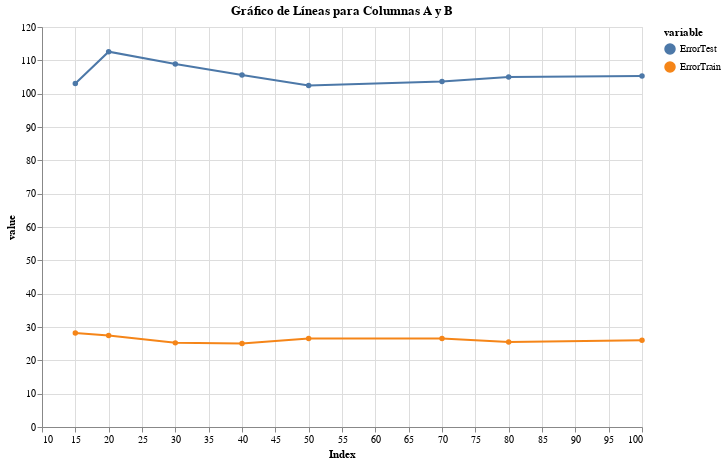

The notebook cell saved with this chart:
### Code cell
# Supongamos que tienes un DataFrame llamado 'df' con columnas "indice", "columna_A" y "columna_B"

# Convertir el DataFrame de pandas a un formato aceptado por Altair
df_altair = pd.melt(df_curve, id_vars=['Index'], value_vars=['ErrorTest', 'ErrorTrain'])

# Crear el gráfico de líneas divididas por color en Altair
line_chart = alt.Chart(df_altair).mark_line(point=True).encode(
    x='Index:Q',
    y='value:Q',
    color='variable:N'
).properties(
    width=600,
    height=400,
    title='Gráfico de Líneas para Columnas A y B'
)

# Mostrar el gráfico
line_chart

### Figure 1 — Vega-Lite specification as saved in the notebook (floating-point values rounded to 4 significant figures)
{"config": {"view": {"continuousWidth": 300, "continuousHeight": 300}}, "data": {"name": "data-9b9fc164877fb967ddd77c71fb9c4196"}, "mark": {"type": "line", "point": true}, "encoding": {"color": {"field": "variable", "type": "nominal"}, "x": {"field": "Index", "type": "quantitative"}, "y": {"field": "value", "type": "quantitative"}}, "height": 400, "title": "Gráfico de Líneas para Columnas A y B", "width": 600, "$schema": "https://vega.github.io/schema/vega-lite/v5.14.1.json", "datasets": {"data-9b9fc164877fb967ddd77c71fb9c4196": [{"Index": 15, "variable": "ErrorTest", "value": 103.1}, {"Index": 20, "variable": "ErrorTest", "value": 112.6}, {"Index": 30, "variable": "ErrorTest", "value": 108.9}, {"Index": 40, "variable": "ErrorTest", "value": 105.6}, {"Index": 50, "variable": "ErrorTest", "value": 102.5}, {"Index": 70, "variable": "ErrorTest", "value": 103.6}, {"Index": 80, "variable": "ErrorTest", "value": 105.0}, {"Index": 100, "variable": "ErrorTest", "value": 105.3}, {"Index": 15, "variable": "ErrorTrain", "value": 28.22}, {"Index": 20, "variable": "ErrorTrain", "value": 27.42}, {"Index": 30, "variable": "ErrorTrain", "value": 25.24}, {"Index": 40, "variable": "ErrorTrain", "value": 25.02}, {"Index": 50, "variable": "ErrorTrain", "value": 26.58}, {"Index": 70, "variable": "ErrorTrain", "value": 26.58}, {"Index": 80, "variable": "ErrorTrain", "value": 25.52}, {"Index": 100, "variable": "ErrorTrain", "value": 26.06}]}}
